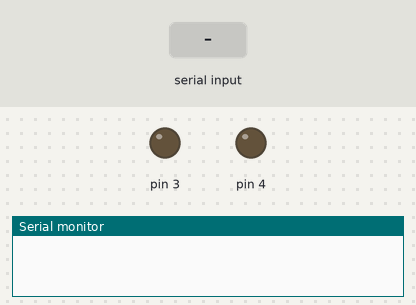
This sketch was run on a simulated Arduino Uno, built with avr-gcc and run on an emulated ATmega328P. On the bench: output pins drawn as LEDs (lit = HIGH), the last lines printed to the serial monitor. The test bench sets the inputs (shaded band).

Above: at 1.2 s.
1.3 s: "kirmizi" received over Serial
At 3.5 s:
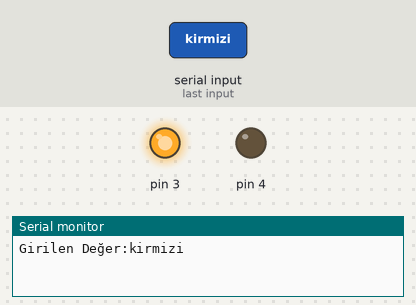
3.8 s: "sari" received over Serial
At 7.7 s:
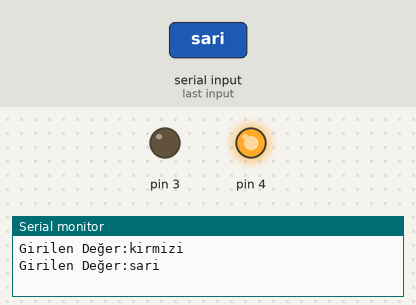
Timing chart, 0 to 10.8 s (numbered marks = the images above; inputs shaded):
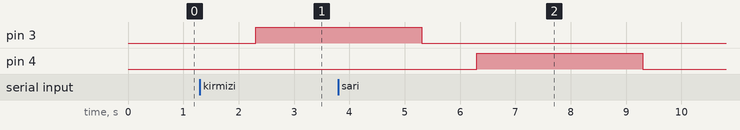

The sketch:

sketch_dec24a.ino
```cpp
void setup() {
Serial.begin(9600);
pinMode(3,OUTPUT);
pinMode(4,OUTPUT);


}

void loop() {
 String girilen_deger="";
 if(Serial.available()){
 girilen_deger=Serial.readString();
 Serial.print("Girilen Değer:");
 Serial.println(girilen_deger);}
if(girilen_deger=="kirmizi"){

   digitalWrite(3,1);
   delay(3000);
   digitalWrite(3,0);
}

 if(girilen_deger=="sari"){
  digitalWrite(4,1);
  delay(3000);
  digitalWrite(4,0);
  }

}
```

Measured:
- after the input at 1.3 s, pin 3: LOW → HIGH after 1.0 s
- after the input at 3.8 s, pin 4: LOW → HIGH after 2.5 s, → LOW 3.0 s later
